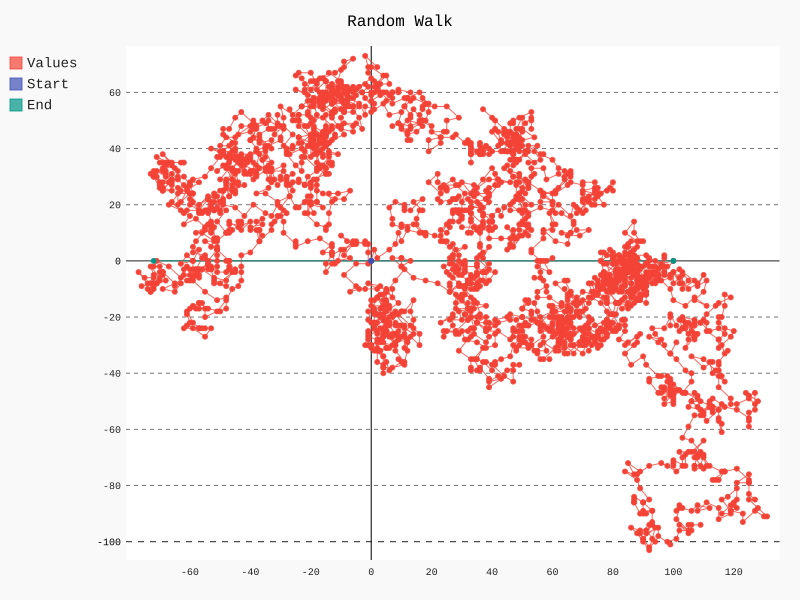

Write Python code to recreate this figure.
from random_walk import RandomWalk
import pygal

#Create the random walk.

rw = RandomWalk()
rw.fill_pygal()
scat = pygal.XY()
scat.title = "Random Walk"
scat.add('Values',rw.vals)
scat.add('Start', rw.vals[0])
scat.add('End', rw.vals[-1])
scat.xtitle = "X"
scat.ylabel = "Y"
scat.render_to_file("rw_wpygal.svg")
